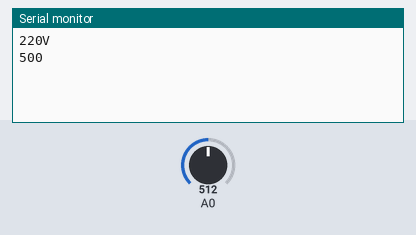
Recording of a sketch running on a simulated Arduino Uno, built with avr-gcc and run on an emulated ATmega328P. On the bench: the last lines printed to the serial monitor. The test bench sets the inputs (shaded band); at power-on: A0 = 512.

Above: at 1.2 s.
1.3 s: A0 set to 716
At 2.7 s:
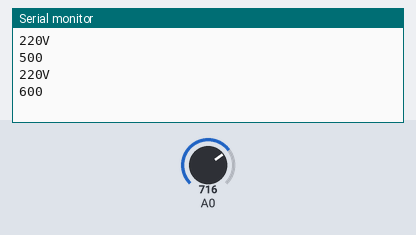
2.8 s: A0 set to 900
At 4.9 s:
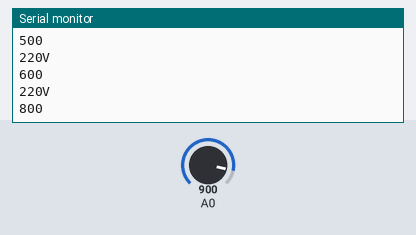
Timing chart, 0 to 6.4 s (numbered marks = the images above; inputs shaded):
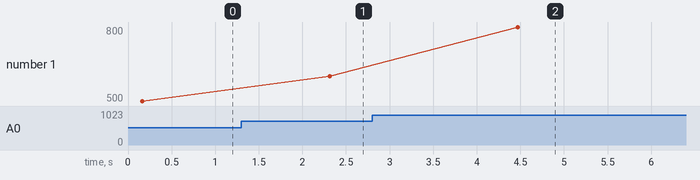

Measured:
- after the input at 1.3 s, the serial monitor: prints a new line after 1.0 s (image 1)
- after the input at 2.8 s, the serial monitor: prints a new line after 1.7 s (image 2)
- plotted number 1: 500 → 600 after the input at 1.3 s, 600 → 800 after the input at 2.8 s

The sketch:

Teste_01.ino
```cpp
int pinoentrada;
int tensao;
int i=0;
int soma=0;
int media=0;

void setup() {
  pinMode(A0,INPUT);
  Serial.begin(9600);

}

void loop() {
  soma=0;
  i=0;

  if(analogRead(A0)>20){

    for(i=0;i<1000;i++){
      pinoentrada = analogRead(A0);
      tensao = (pinoentrada*6.5)/1024;
      tensao = tensao*1.732;
      soma = (soma+tensao);
    }

    media = soma/10;
 //   Serial.println(media);
    if((media<130)&&(media>70)){
      Serial.println("110V");
      Serial.println(media);
    }
    if(media>150){
      Serial.println("220V");
      Serial.println(media);
    }
    delay(2000);
  }

}
```
